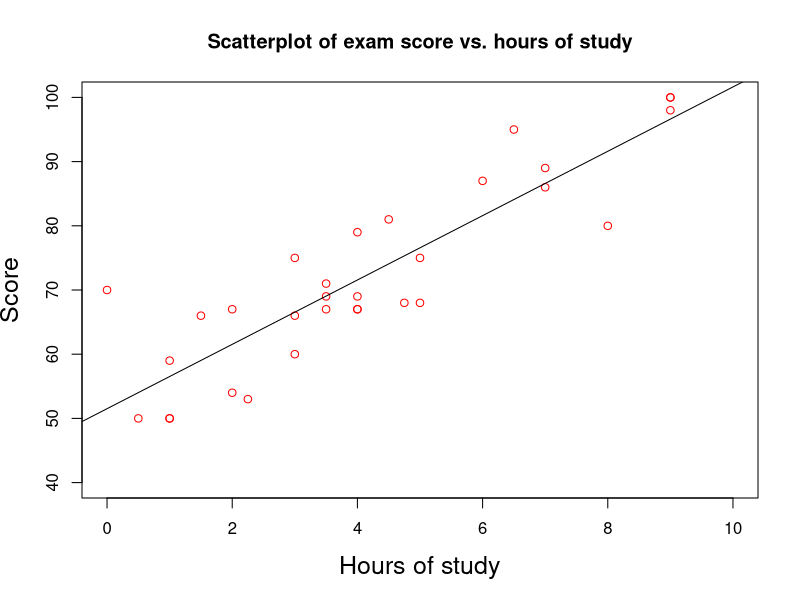
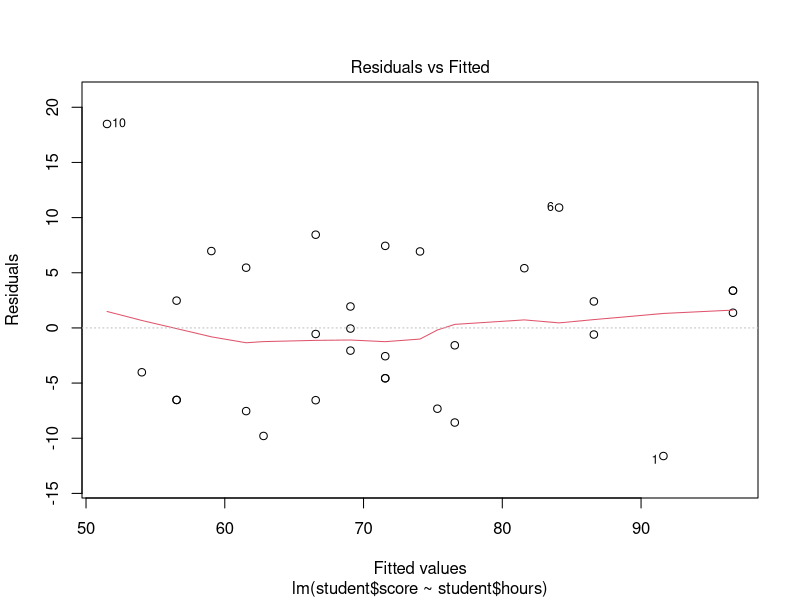
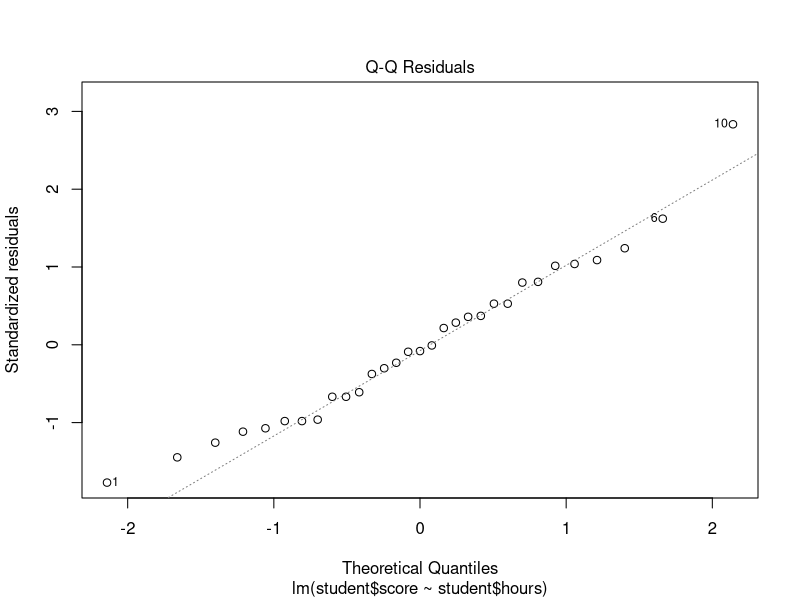
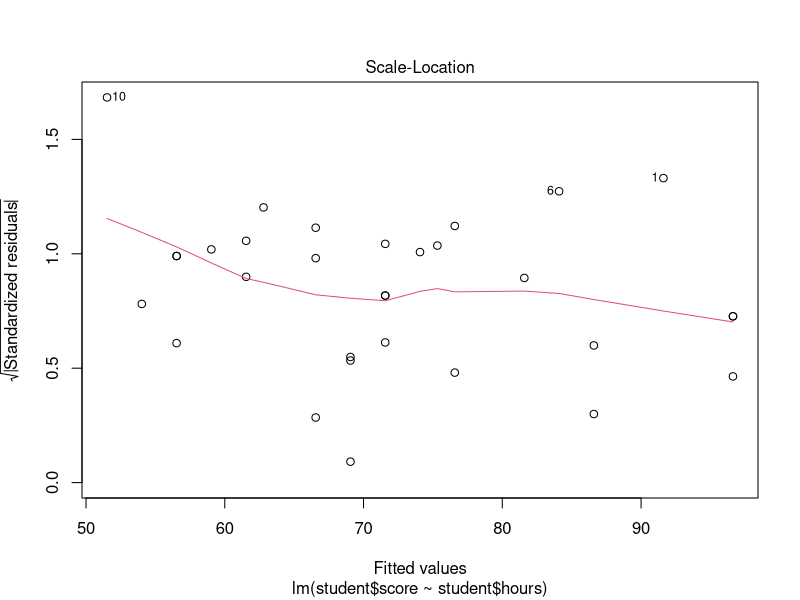
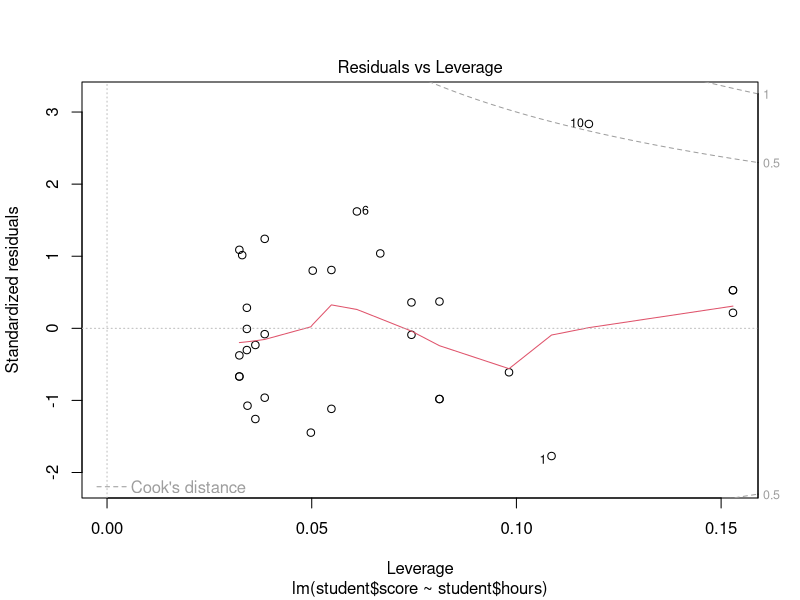

These figures' R source, in order:
#Simple linear regression and basic model diagnostics

student <- read.csv("students.csv")
student

attach(student)

study.hours<-hours

plot(hours, score, main="Scatterplot of exam score vs. hours of study", xlab="Hours of study", ylab="Score", 
     xlim=c(0,10), ylim=c(40,100), pch=1, col="red", cex.lab=1.5)


#calculate sample correlation
cor(study.hours, score)

cor(score, study.hours)

a<-cor(score, study.hours)
print(a)

my.model<-lm(student$score~student$hours)

# print the linearValues
print(my.model)

# or and use the intercept and score to draw a line 
# abline(51.515, 5.012)

# OR

# or just pass the result values of the lm function to draw a line 
abline(my.model)

# Calculate Confidence Intervals for Model Parameters
confint(my.model)

?confint


# default level is .95
confint(my.model, level = .90)


# report a summary of my model 
summary(my.model)

# create Analysis of Variance Table - we'll talk about this in Module 5
anova(my.model)

# fitted values of my model 
fitted(my.model)

# residuals of my model 
resid(my.model)

# We will talk about these diagnostic plots in detail in Lecture 8
plot(my.model)



quiz = c(95,90,88,97,75,70,66,83,40,79)
hw = c(93,88,80,96,77,80,63,93,70,82)

cor(quiz,hw)

#1.
#h0 p = 0
#h1 P not equal 0

#2.
#t-statistic, alpha = 0.05

#3.
qt(0.975, length(quiz)-2)
#Receject h0 if |t| > 2.31

#4.
cor.test(quiz,hw)
#t = 3.6302

#5.
# 3.63 > 2.31 reject h0
# There is a linear associationnn between quiz scores and homework scores (r ) 
# p-value = 0.007
